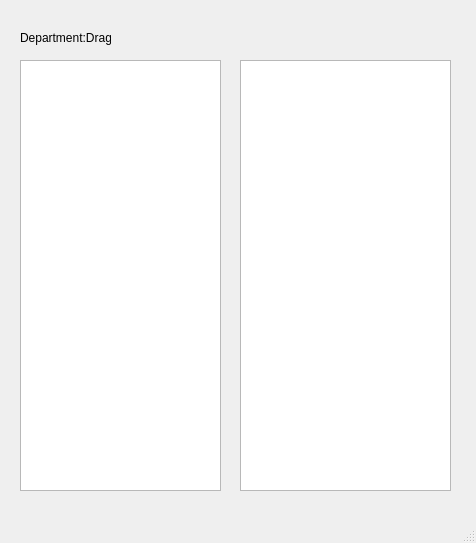
<?xml version="1.0" encoding="UTF-8"?>
<ui version="4.0">
 <class>MainWindow</class>
 <widget class="QMainWindow" name="MainWindow">
  <property name="geometry">
   <rect>
    <x>0</x>
    <y>0</y>
    <width>476</width>
    <height>543</height>
   </rect>
  </property>
  <property name="windowTitle">
   <string>MainWindow</string>
  </property>
  <widget class="QWidget" name="centralwidget">
   <widget class="QTreeView" name="viewdrag">
    <property name="geometry">
     <rect>
      <x>20</x>
      <y>60</y>
      <width>201</width>
      <height>431</height>
     </rect>
    </property>
   </widget>
   <widget class="QLabel" name="label">
    <property name="geometry">
     <rect>
      <x>20</x>
      <y>30</y>
      <width>91</width>
      <height>16</height>
     </rect>
    </property>
    <property name="text">
     <string>Department:Drag</string>
    </property>
   </widget>
   <widget class="QTreeView" name="viewdrop">
    <property name="geometry">
     <rect>
      <x>240</x>
      <y>60</y>
      <width>211</width>
      <height>431</height>
     </rect>
    </property>
   </widget>
  </widget>
  <widget class="QMenuBar" name="menubar">
   <property name="geometry">
    <rect>
     <x>0</x>
     <y>0</y>
     <width>476</width>
     <height>20</height>
    </rect>
   </property>
  </widget>
  <widget class="QStatusBar" name="statusbar"/>
 </widget>
 <resources/>
 <connections/>
</ui>
